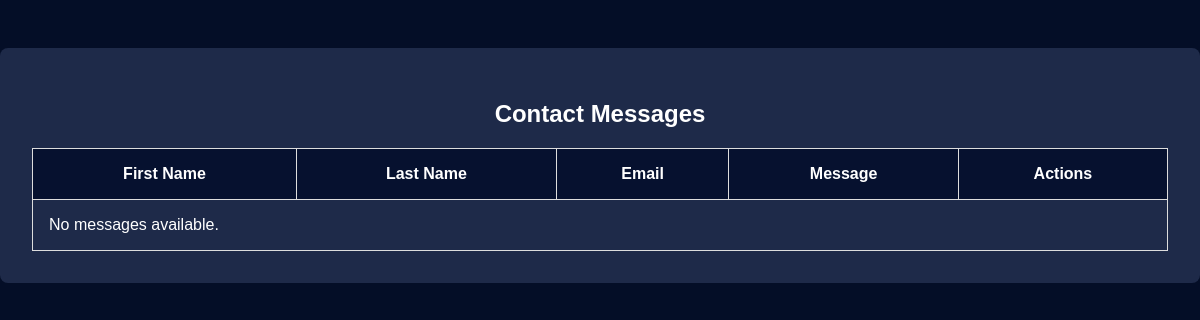
The app's page /app/admin/contact-messages/, older data.
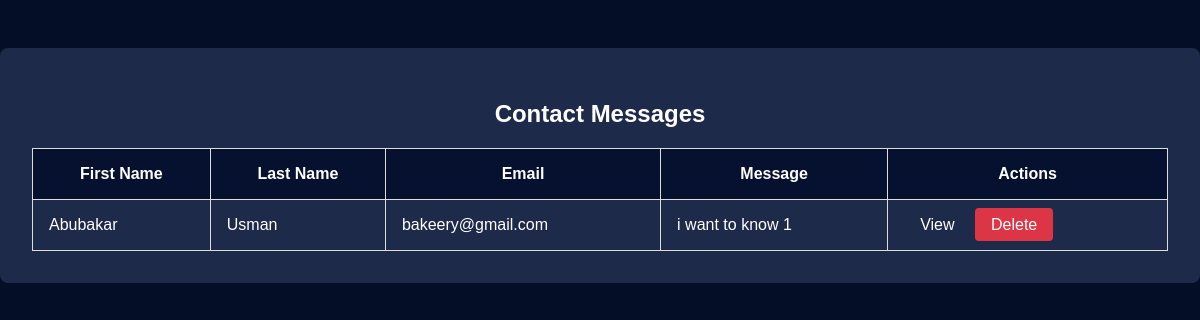
The same page, newer data.
### app/models.py (models this page shows, shortened)
class ContactMessage(models.Model):
    first_name = models.CharField(max_length=100)
    last_name = models.CharField(max_length=100)
    email = models.EmailField()
    message = models.TextField()

### app/views.py (the view)
# urls.py: path('admin/contact-messages/', views.admin_contact_messages, name='admin_contact_messages'),
def admin_contact_messages(request):
    messages = ContactMessage.objects.all()
    return render(request, 'app/admin_contact_messages.html', {'messages': messages})

### app/templates/app/admin_contact_messages.html (shortened to what this page needs)
<!DOCTYPE html>
<html lang="en">
<head>
</head>
<body>
    <div class="container">
        <h2>Contact Messages</h2>
        <table>
            <thead>
                <tr>
                    <th>First Name</th>
                    <th>Last Name</th>
                    <th>Email</th>
                    <th>Message</th>
                    <th>Actions</th>
                </tr>
            </thead>
            <tbody>
                {% for message in messages %}
                    <tr>
                        <td>{{ message.first_name }}</td>
                        <td>{{ message.last_name }}</td>
                        <td>{{ message.email }}</td>
                        <td>{{ message.message|truncatewords:10 }}</td>
                        <td>
                            <a href="{% url 'view_contact_message' message.id %}" class="btn">View</a>
                            <a href="{% url 'delete_contact_message' message.id %}" class="btn delete-btn" onclick="return confirm('Are you sure you want to delete this message?');">Delete</a>
                        </td>
                    </tr>
                {% empty %}
                    <tr>
                        <td colspan="5" class="no-messages">No messages available.</td>
                    </tr>
                {% endfor %}
            </tbody>
        </table>
    </div>
</body>
</html>

### app/templates/app/admin_contact_messages.html (style rules this page uses)
body { font-family: Arial, sans-serif; background-color: #040e27; color: #fff; margin: 0; padding: 0; }
.container { padding: 2rem; max-width: 1200px; margin: 3rem auto; background-color: #1e2a49; border-radius: 8px; }
h2 { color: #fff; text-align: center; }
table { width: 100%; border-collapse: collapse; }
th, td { padding: 1rem; border: 1px solid #ddd; }
th { background-color: #06112F; }
a { color: #4a5d7e; text-decoration: none; }
.btn { padding: 0.5rem 1rem; background-color: #1e2a49; border: none; border-radius: 4px; color: #fff; text-decoration: none; }
.delete-btn { background-color: #dc3545; }

Row changes from the older to the newer data that the page shows:
added ContactMessage: first_name "Abubakar", last_name "Usman", email "bakeery@gmail.com", message "i want to know 1"
Text that changed along with them:
text no longer shown: "No messages available."
